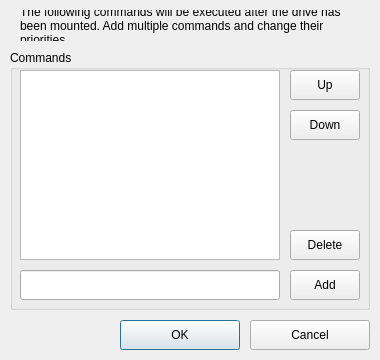
<?xml version="1.0" encoding="UTF-8"?>
<ui version="4.0">
 <class>Form</class>
 <widget class="QWidget" name="Form">
  <property name="geometry">
   <rect>
    <x>0</x>
    <y>0</y>
    <width>380</width>
    <height>360</height>
   </rect>
  </property>
  <property name="sizePolicy">
   <sizepolicy hsizetype="Fixed" vsizetype="Fixed">
    <horstretch>0</horstretch>
    <verstretch>0</verstretch>
   </sizepolicy>
  </property>
  <property name="windowTitle">
   <string>Post-Mount Batch Commands</string>
  </property>
  <widget class="QLabel" name="label">
   <property name="geometry">
    <rect>
     <x>20</x>
     <y>10</y>
     <width>340</width>
     <height>31</height>
    </rect>
   </property>
   <property name="text">
    <string>The following commands will be executed after the drive has been mounted. Add multiple commands and change their priorities.</string>
   </property>
   <property name="textFormat">
    <enum>Qt::PlainText</enum>
   </property>
   <property name="wordWrap">
    <bool>true</bool>
   </property>
  </widget>
  <widget class="QGroupBox" name="groupBox">
   <property name="geometry">
    <rect>
     <x>10</x>
     <y>50</y>
     <width>360</width>
     <height>260</height>
    </rect>
   </property>
   <property name="title">
    <string>Commands</string>
   </property>
   <widget class="QLineEdit" name="editCommand">
    <property name="geometry">
     <rect>
      <x>10</x>
      <y>220</y>
      <width>260</width>
      <height>30</height>
     </rect>
    </property>
   </widget>
   <widget class="QListWidget" name="listCommands">
    <property name="geometry">
     <rect>
      <x>10</x>
      <y>20</y>
      <width>260</width>
      <height>190</height>
     </rect>
    </property>
   </widget>
   <widget class="QPushButton" name="buttonDown">
    <property name="geometry">
     <rect>
      <x>280</x>
      <y>60</y>
      <width>70</width>
      <height>30</height>
     </rect>
    </property>
    <property name="text">
     <string>Down</string>
    </property>
   </widget>
   <widget class="QPushButton" name="buttonAdd">
    <property name="geometry">
     <rect>
      <x>280</x>
      <y>220</y>
      <width>70</width>
      <height>30</height>
     </rect>
    </property>
    <property name="text">
     <string>Add</string>
    </property>
   </widget>
   <widget class="QPushButton" name="buttonUp">
    <property name="geometry">
     <rect>
      <x>280</x>
      <y>20</y>
      <width>70</width>
      <height>30</height>
     </rect>
    </property>
    <property name="text">
     <string>Up</string>
    </property>
   </widget>
   <widget class="QPushButton" name="buttonDelete">
    <property name="geometry">
     <rect>
      <x>280</x>
      <y>180</y>
      <width>70</width>
      <height>30</height>
     </rect>
    </property>
    <property name="text">
     <string>Delete</string>
    </property>
   </widget>
  </widget>
  <widget class="QPushButton" name="buttonOK">
   <property name="geometry">
    <rect>
     <x>120</x>
     <y>320</y>
     <width>120</width>
     <height>30</height>
    </rect>
   </property>
   <property name="text">
    <string>OK</string>
   </property>
   <property name="autoDefault">
    <bool>false</bool>
   </property>
   <property name="default">
    <bool>true</bool>
   </property>
  </widget>
  <widget class="QPushButton" name="buttonCancel">
   <property name="geometry">
    <rect>
     <x>250</x>
     <y>320</y>
     <width>120</width>
     <height>30</height>
    </rect>
   </property>
   <property name="text">
    <string>Cancel</string>
   </property>
  </widget>
 </widget>
 <resources/>
 <connections/>
</ui>
